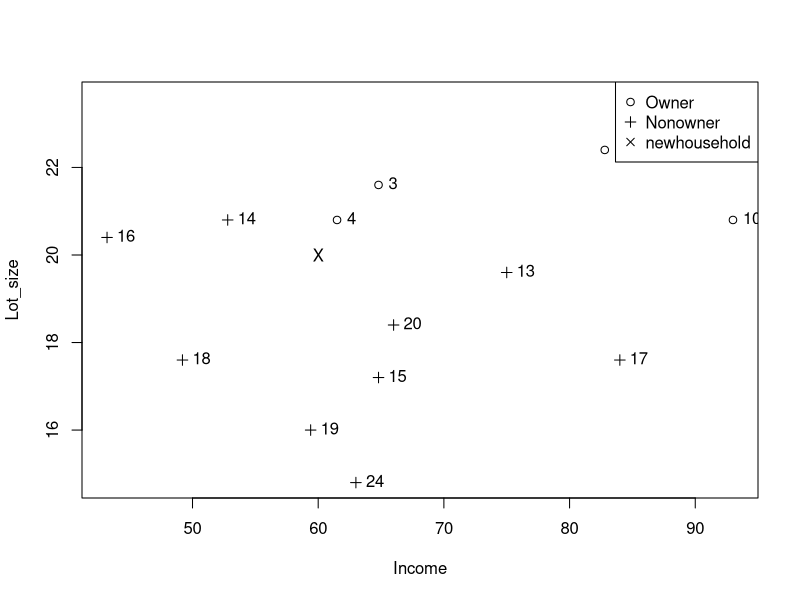

The R script that drew this image:
Household_Number<-c(seq(1,24,1))
Income<-c(60.0,85.5,64.8,61.5,87.0,110.1,108.0,82.8,69.0,93.0,51.0,81.0,75.0,52.8,64.8,43.2,84.0,49.2,59.4,66.0,47.4,33.0,51.0,63.0)
Lot_size<-c(18.4,16.8,21.6,20.8,23.6,19.2,17.6,22.4,20.0,20.8,22.0,20.0,19.6,20.8,17.2,20.4,17.6,17.6,16.0,18.4,16.4,18.8,14.0,14.8)
Ownership<-c(rep('Owner',12),rep('Nonowner',12))

mower.df<-data.frame(Household_Number,Income,Lot_size,Ownership)
set.seed(111)
train.index<-sample(row.names(mower.df),0.6*dim(mower.df)[1])
valid.index<-setdiff(row.names(mower.df),train.index)

train.df<-mower.df[train.index,]
valid.df<-mower.df[train.index,]

## nwe household
new.df<-data.frame(Income=60,Lot_size=20)

#scatter plot
plot(Lot_size~Income,data=train.df,pch=ifelse(train.df$Ownership=='Owner',1,3))
text(train.df$Income,train.df$Lot_size,row.names(train.df),pos=4)
text(60,20,"X")
legend("topright",c("Owner","Nonowner","newhousehold"),pch=c(1,3,4))

# initialize normalized training, validation data, complete data frames to originals
train.norm.df <- train.df
valid.norm.df <- valid.df
mower.norm.df <- mower.df

# use preProcess() from the caret package to normalize Income and Lot_Size.
library('caret')
norm.values <- preProcess(train.df[, 2:3], method=c("center", "scale"))
train.norm.df[, 2:3] <- predict(norm.values, train.df[, 2:3])
valid.norm.df[, 2:3] <- predict(norm.values, valid.df[, 2:3])
mower.norm.df[, 2:3] <- predict(norm.values, mower.df[, 2:3])
new.norm.df <- predict(norm.values, new.df[,1:2])

# use knn() to compute knn.
# knn() is available in library FNN (provides a list of the nearest neighbors)
# and library class (allows a numerical output variable).
library(FNN)
nn <- knn(train = train.norm.df[, 2:3], test = new.norm.df,
          cl = train.norm.df[, 4], k = 3)
row.names(train.df)[attr(nn, "nn.index")]
